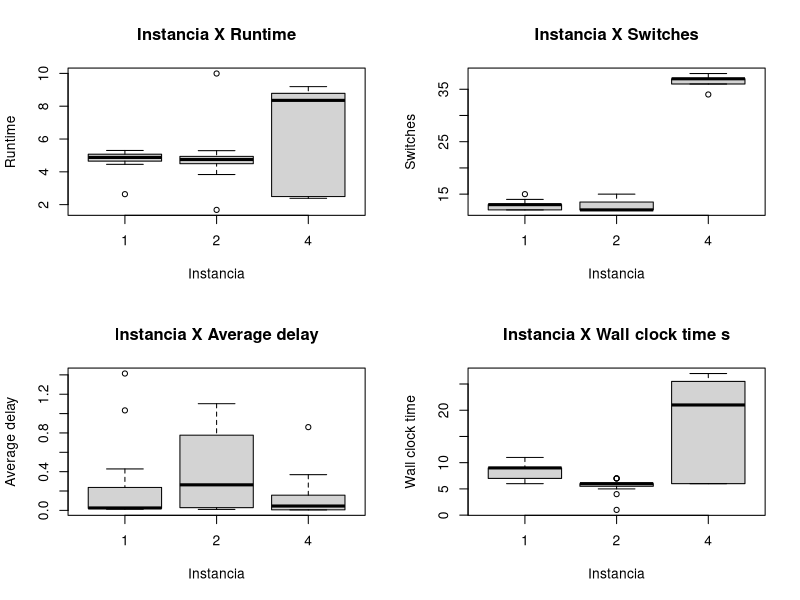

Write R code to recreate this figure.


mydata4 = read.csv("exec.csv")
png('plot_lab3_p2.png')

attach(mydata4)
par(mfrow=c(2,2))

boxplot(Runtime~Instancia,data=mydata4, main="Instancia X Runtime", 
        xlab="Instancia", ylab="Runtime")
boxplot(Switches~Instancia,data=mydata4, main="Instancia X Switches", 
        xlab="Instancia", ylab="Switches")
boxplot(Average.delay~Instancia,data=mydata4, main="Instancia X Average delay", 
        xlab="Instancia", ylab="Average delay")
boxplot(Wall.clock.time~Instancia,data=mydata4, main="Instancia X Wall clock time s", 
        xlab="Instancia", ylab="Wall clock time")

dev.off()


